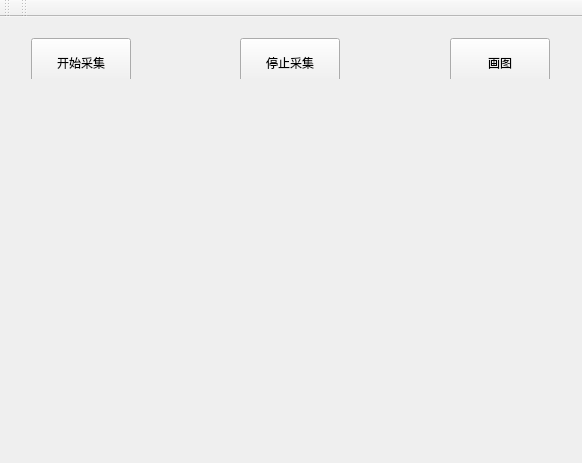
<?xml version="1.0" encoding="UTF-8"?>
<ui version="4.0">
 <class>MainWindow</class>
 <widget class="QMainWindow" name="MainWindow">
  <property name="geometry">
   <rect>
    <x>0</x>
    <y>0</y>
    <width>582</width>
    <height>463</height>
   </rect>
  </property>
  <property name="windowTitle">
   <string>MainWindow</string>
  </property>
  <widget class="QWidget" name="centralWidget">
   <widget class="QWidget" name="layoutWidget">
    <property name="geometry">
     <rect>
      <x>20</x>
      <y>10</y>
      <width>541</width>
      <height>52</height>
     </rect>
    </property>
    <layout class="QHBoxLayout" name="horizontalLayout">
     <item>
      <widget class="QPushButton" name="pushButton">
       <property name="sizePolicy">
        <sizepolicy hsizetype="Preferred" vsizetype="Preferred">
         <horstretch>0</horstretch>
         <verstretch>0</verstretch>
        </sizepolicy>
       </property>
       <property name="minimumSize">
        <size>
         <width>100</width>
         <height>50</height>
        </size>
       </property>
       <property name="maximumSize">
        <size>
         <width>100</width>
         <height>50</height>
        </size>
       </property>
       <property name="text">
        <string>开始采集</string>
       </property>
      </widget>
     </item>
     <item>
      <spacer name="horizontalSpacer">
       <property name="orientation">
        <enum>Qt::Horizontal</enum>
       </property>
       <property name="sizeType">
        <enum>QSizePolicy::Expanding</enum>
       </property>
       <property name="sizeHint" stdset="0">
        <size>
         <width>224</width>
         <height>20</height>
        </size>
       </property>
      </spacer>
     </item>
     <item>
      <widget class="QPushButton" name="pushButton_2">
       <property name="sizePolicy">
        <sizepolicy hsizetype="Preferred" vsizetype="Preferred">
         <horstretch>0</horstretch>
         <verstretch>0</verstretch>
        </sizepolicy>
       </property>
       <property name="minimumSize">
        <size>
         <width>100</width>
         <height>50</height>
        </size>
       </property>
       <property name="text">
        <string>停止采集</string>
       </property>
      </widget>
     </item>
     <item>
      <spacer name="horizontalSpacer_2">
       <property name="orientation">
        <enum>Qt::Horizontal</enum>
       </property>
       <property name="sizeType">
        <enum>QSizePolicy::Expanding</enum>
       </property>
       <property name="sizeHint" stdset="0">
        <size>
         <width>224</width>
         <height>20</height>
        </size>
       </property>
      </spacer>
     </item>
     <item>
      <widget class="QPushButton" name="pushButton_3">
       <property name="sizePolicy">
        <sizepolicy hsizetype="Preferred" vsizetype="Preferred">
         <horstretch>0</horstretch>
         <verstretch>0</verstretch>
        </sizepolicy>
       </property>
       <property name="minimumSize">
        <size>
         <width>100</width>
         <height>50</height>
        </size>
       </property>
       <property name="maximumSize">
        <size>
         <width>100</width>
         <height>50</height>
        </size>
       </property>
       <property name="text">
        <string>画图</string>
       </property>
      </widget>
     </item>
    </layout>
   </widget>
   <widget class="QCustomPlot" name="graph_widget" native="true">
    <property name="geometry">
     <rect>
      <x>10</x>
      <y>80</y>
      <width>551</width>
      <height>341</height>
     </rect>
    </property>
   </widget>
  </widget>
  <widget class="QMenuBar" name="menuBar">
   <property name="geometry">
    <rect>
     <x>0</x>
     <y>0</y>
     <width>582</width>
     <height>23</height>
    </rect>
   </property>
  </widget>
  <widget class="QToolBar" name="mainToolBar">
   <attribute name="toolBarArea">
    <enum>TopToolBarArea</enum>
   </attribute>
   <attribute name="toolBarBreak">
    <bool>false</bool>
   </attribute>
  </widget>
  <widget class="QToolBar" name="toolBar">
   <property name="windowTitle">
    <string>toolBar</string>
   </property>
   <attribute name="toolBarArea">
    <enum>TopToolBarArea</enum>
   </attribute>
   <attribute name="toolBarBreak">
    <bool>false</bool>
   </attribute>
  </widget>
 </widget>
 <layoutdefault spacing="6" margin="11"/>
 <customwidgets>
  <customwidget>
   <class>QCustomPlot</class>
   <extends>QWidget</extends>
   <header location="global">qcustomplot.h</header>
   <container>1</container>
  </customwidget>
 </customwidgets>
 <resources/>
 <connections/>
</ui>
